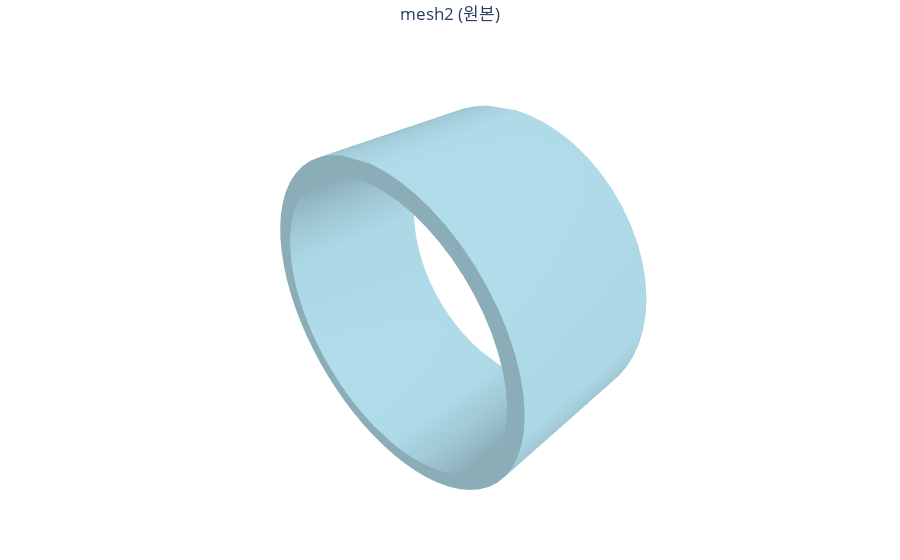
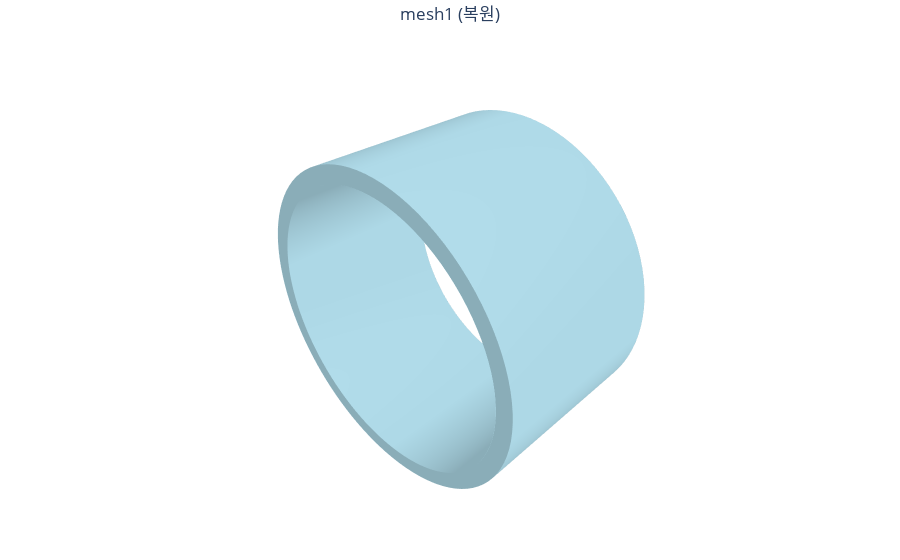

These figures' notebook cell, in order:
### Markdown cell above
# 형상 편차 시각화

### Code cell
import plotly.graph_objects as go

def visualize_o3d_mesh(title, mesh):
    # open3d mesh의 vertex/face 추출
    vertices = np.asarray(mesh.vertices)
    triangles = np.asarray(mesh.triangles)
    fig = go.Figure(
        data=[
            go.Mesh3d(
                x=vertices[:, 0],
                y=vertices[:, 1],
                z=vertices[:, 2],
                i=triangles[:, 0],
                j=triangles[:, 1],
                k=triangles[:, 2],
                opacity=1.0,
                color='lightblue'
            )
        ],
        layout=dict(
            title=dict(text=title, x=0.5),
            scene=dict(
                xaxis=dict(visible=False),
                yaxis=dict(visible=False),
                zaxis=dict(visible=False),
                aspectmode='data'
            ),
            margin=dict(t=40, b=10, l=0, r=0),
        )
    )
    fig.show()

# mesh1, mesh2 시각화

visualize_o3d_mesh("mesh2 (원본)", mesh2)
visualize_o3d_mesh("mesh1 (복원)", mesh1)

### Figure 1 — Plotly figure (JSON) as saved in the notebook; plotly's stock layout.template omitted (floating-point values rounded to 4 significant figures; data arrays with more than 128 entries replaced by an {"elided": "..."} marker saying what was removed)
{"data": [{"color": "lightblue", "i": {"elided": "44289 int values"}, "j": {"elided": "44289 int values"}, "k": {"elided": "44289 int values"}, "opacity": 1, "type": "mesh3d", "x": {"elided": "24663 float values"}, "y": {"elided": "24663 float values"}, "z": {"elided": "24663 float values"}}], "layout": {"margin": {"b": 10, "l": 0, "r": 0, "t": 40}, "scene": {"aspectmode": "data", "xaxis": {"visible": false}, "yaxis": {"visible": false}, "zaxis": {"visible": false}}, "title": {"text": "mesh2 (원본)", "x": 0.5}}}

### Figure 2 — Plotly figure (JSON) as saved in the notebook; plotly's stock layout.template omitted (floating-point values rounded to 4 significant figures; data arrays with more than 128 entries replaced by an {"elided": "..."} marker saying what was removed)
{"data": [{"color": "lightblue", "i": {"elided": "800 int values"}, "j": {"elided": "800 int values"}, "k": {"elided": "800 int values"}, "opacity": 1, "type": "mesh3d", "x": {"elided": "800 float values"}, "y": {"elided": "800 float values"}, "z": {"elided": "800 float values"}}], "layout": {"margin": {"b": 10, "l": 0, "r": 0, "t": 40}, "scene": {"aspectmode": "data", "xaxis": {"visible": false}, "yaxis": {"visible": false}, "zaxis": {"visible": false}}, "title": {"text": "mesh1 (복원)", "x": 0.5}}}
